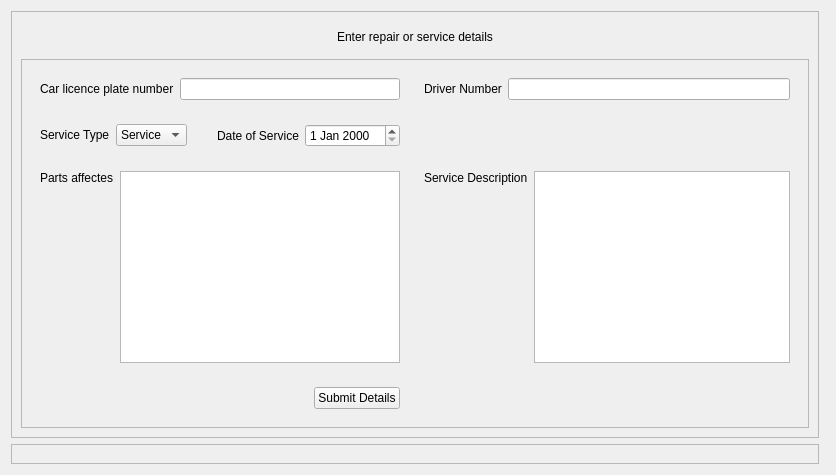
          <widget class="QWidget" name="tab">
           <attribute name="title">
            <string>Service Details</string>
           </attribute>
           <layout class="QGridLayout" name="gridLayout_182">
            <item row="0" column="0">
             <widget class="QFrame" name="frame_225">
              <property name="frameShape">
               <enum>QFrame::StyledPanel</enum>
              </property>
              <property name="frameShadow">
               <enum>QFrame::Raised</enum>
              </property>
              <layout class="QGridLayout" name="gridLayout_167">
               <item row="0" column="0">
                <widget class="QWidget" name="widget_17" native="true">
                 <layout class="QGridLayout" name="gridLayout_170">
                  <item row="0" column="0" alignment="Qt::AlignHCenter">
                   <widget class="QLabel" name="label_39">
                    <property name="text">
                     <string>Enter repair or service details</string>
                    </property>
                   </widget>
                  </item>
                 </layout>
                </widget>
               </item>
               <item row="1" column="0">
                <widget class="QFrame" name="frame_226">
                 <property name="frameShape">
                  <enum>QFrame::StyledPanel</enum>
                 </property>
                 <property name="frameShadow">
                  <enum>QFrame::Raised</enum>
                 </property>
                 <layout class="QGridLayout" name="gridLayout_174">
                  <item row="0" column="2">
                   <widget class="QWidget" name="widget_19" native="true">
                    <layout class="QGridLayout" name="gridLayout_176">
                     <item row="0" column="0">
                      <widget class="QLabel" name="label_43">
                       <property name="text">
                        <string>Driver Number</string>
                       </property>
                      </widget>
                     </item>
                     <item row="0" column="1">
                      <widget class="QLineEdit" name="drivernumserv"/>
                     </item>
                    </layout>
                   </widget>
                  </item>
                  <item row="4" column="0" colspan="2" alignment="Qt::AlignRight">
                   <widget class="QWidget" name="widget_24" native="true">
                    <layout class="QGridLayout" name="gridLayout_181">
                     <item row="0" column="0">
                      <widget class="QPushButton" name="submitservice">
                       <property name="text">
                        <string>Submit Details</string>
                       </property>
                      </widget>
                     </item>
                    </layout>
                   </widget>
                  </item>
                  <item row="3" column="2">
                   <widget class="QWidget" name="widget_23" native="true">
                    <layout class="QGridLayout" name="gridLayout_180">
                     <item row="0" column="0" alignment="Qt::AlignTop">
                      <widget class="QLabel" name="label_36">
                       <property name="text">
                        <string>Service Description</string>
                       </property>
                      </widget>
                     </item>
                     <item row="0" column="1" alignment="Qt::AlignTop">
                      <widget class="QTextEdit" name="servicedescription"/>
                     </item>
                    </layout>
                   </widget>
                  </item>
                  <item row="3" column="0" colspan="2">
                   <widget class="QWidget" name="widget_22" native="true">
                    <layout class="QGridLayout" name="gridLayout_179">
                     <item row="0" column="0" alignment="Qt::AlignTop">
                      <widget class="QLabel" name="label_37">
                       <property name="text">
                        <string>Parts affectes</string>
                       </property>
                      </widget>
                     </item>
                     <item row="0" column="1" alignment="Qt::AlignTop">
                      <widget class="QTextEdit" name="partsservice"/>
                     </item>
                    </layout>
                   </widget>
                  </item>
                  <item row="2" column="0">
                   <widget class="QWidget" name="widget_20" native="true">
                    <layout class="QGridLayout" name="gridLayout_177">
                     <item row="0" column="0">
                      <widget class="QLabel" name="label_41">
                       <property name="text">
                        <string>Service Type</string>
                       </property>
                      </widget>
                     </item>
                     <item row="0" column="1">
                      <widget class="QComboBox" name="servicebox">
                       <item>
                        <property name="text">
                         <string>Service</string>
                        </property>
                       </item>
                       <item>
                        <property name="text">
                         <string>Repair</string>
                        </property>
                       </item>
                      </widget>
                     </item>
                    </layout>
                   </widget>
                  </item>
                  <item row="0" column="0" colspan="2">
                   <widget class="QWidget" name="widget_18" native="true">
                    <layout class="QGridLayout" name="gridLayout_175">
                     <item row="0" column="0">
                      <widget class="QLabel" name="label_42">
                       <property name="text">
                        <string>Car licence plate number</string>
                       </property>
                      </widget>
                     </item>
                     <item row="0" column="1">
                      <widget class="QLineEdit" name="numcarserv"/>
                     </item>
                    </layout>
                   </widget>
                  </item>
                  <item row="2" column="1">
                   <widget class="QWidget" name="widget_21" native="true">
                    <layout class="QGridLayout" name="gridLayout_178">
                     <item row="0" column="2">
                      <widget class="QDateEdit" name="dateservice"/>
                     </item>
                     <item row="0" column="1">
                      <widget class="QLabel" name="label_38">
                       <property name="text">
                        <string>Date of Service</string>
                       </property>
                      </widget>
                     </item>
                     <item row="0" column="0" alignment="Qt::AlignRight">
                      <widget class="QWidget" name="widget_25" native="true"/>
                     </item>
                    </layout>
                   </widget>
                  </item>
                 </layout>
                </widget>
               </item>
              </layout>
             </widget>
            </item>
            <item row="0" column="1">
             <widget class="QFrame" name="frame_345">
              <property name="frameShape">
               <enum>QFrame::StyledPanel</enum>
              </property>
              <property name="frameShadow">
               <enum>QFrame::Raised</enum>
              </property>
             </widget>
            </item>
            <item row="1" column="0">
             <widget class="QFrame" name="frame_331">
              <property name="frameShape">
               <enum>QFrame::StyledPanel</enum>
              </property>
              <property name="frameShadow">
               <enum>QFrame::Raised</enum>
              </property>
              <layout class="QGridLayout" name="gridLayout_213"/>
             </widget>
            </item>
           </layout>
          </widget>
